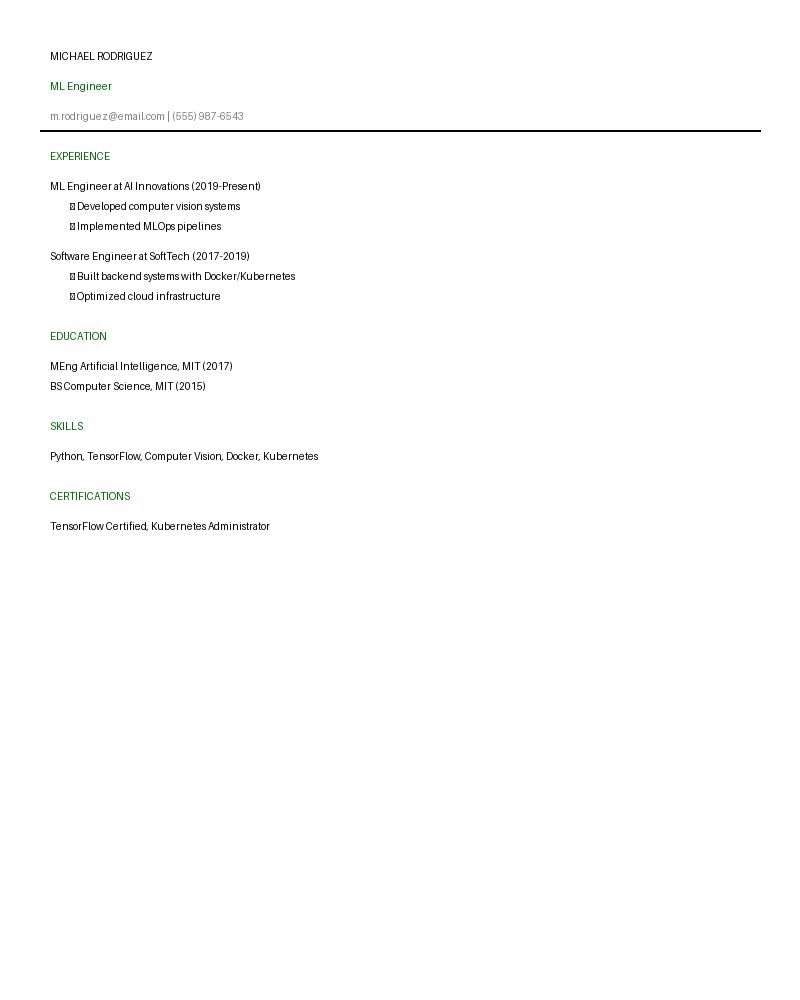
#> input picture resume_images/michael_resume.jpg, 800 x 1000 px, found by its file name; its folder holds only this picture in this run
$ jupyter execute --allow-errors resume_shortlister_multimodal.ipynb   (shell and % lines are left out)
#> lines starting #> are read from the running program, lines starting #| are printed output that depends on the picture
[cell 1]
import json
import requests
import base64
import os
from typing import List, Dict, Any
from langchain_community.vectorstores import FAISS
from langchain_community.embeddings import HuggingFaceEmbeddings
from langchain.text_splitter import RecursiveCharacterTextSplitter
from PIL import Image, ImageDraw, ImageFont
import io
import cv2
import numpy as np
import matplotlib.pyplot as plt
from IPython.display import display, HTML

[cell 2]
# Set up image directory - use your actual resume images here
IMAGE_DIR = "/Users/siddharthshailendra/Resume_Shortlister_using_llm_basic/resume_images"
os.makedirs(IMAGE_DIR, exist_ok=True)

[cell 3]
# Multimodal LLM class that can handle both text and images
class MultimodalOllama:
    def __init__(self, model_name="llava:latest"):
        self.model_name = model_name
        self.base_url = "http://localhost:11434"

    # [43 lines left out: function invoke, not called in this run]

[cell 4]
# Function to get the best available multimodal model
def get_best_multimodal_model():
    try:
        response = requests.get("http://localhost:11434/api/tags", timeout=10)
        if response.status_code == 200:
            models = response.json().get('models', [])
            available_models = [model['name'] for model in models]
            print("Available models:", available_models)

            # Prioritize multimodal models
            multimodal_models = ['llava:latest', 'bakllava:latest', 'moondream:latest']
            lightweight_models = ['phi3:mini', 'gemma2:2b', 'qwen2:0.5b']

            for model in multimodal_models:
                if model in available_models:
                    print(f"✅ Using {model} (multimodal)")
                    return model, True

            # Fallback to lightweight models if no multimodal available
            for model in lightweight_models:
                if model in available_models:
                    print(f"⚠️ Using {model} (text-only, no image support)")
                    return model, False

            if available_models:
                print(f"⚠️ Using {available_models[0]} (fallback)")
                return available_models[0], False

        return None, False
    except:
        return None, False

#> (a cell that did not finish here is left out)

#> (a cell that did not finish here is left out)

[cell 7]
# Function to create realistic resume images
def create_realistic_resume_images():
    """Create realistic-looking resume images for demonstration"""

    # Sarah Chen's resume
    def create_sarah_resume():
        img = Image.new('RGB', (800, 1000), color='white')
#> img: PIL image 800x1000 RGB; every value is 255
        draw = ImageDraw.Draw(img)

        # Try to use a nice font, fallback to default
        try:
            title_font = ImageFont.truetype("arial.ttf", 24)
            header_font = ImageFont.truetype("arial.ttf", 18)
            text_font = ImageFont.truetype("arial.ttf", 12)
        except:
            title_font = ImageFont.load_default()
            header_font = ImageFont.load_default()
            text_font = ImageFont.load_default()

        # Header
        draw.text((50, 50), "SARAH CHEN", fill='black', font=title_font)
        draw.text((50, 80), "Senior Data Scientist", fill='darkblue', font=header_font)
        draw.text((50, 110), "sarah.chen@email.com | (555) 123-4567 | San Francisco, CA", fill='gray', font=text_font)
        draw.text((50, 130), "LinkedIn: linkedin.com/in/sarahchen | GitHub: github.com/sarahchen", fill='gray', font=text_font)
        draw.line([(40, 150), (760, 150)], fill='black', width=2)

        # Summary
        draw.text((50, 170), "SUMMARY", fill='darkblue', font=header_font)
        draw.text((50, 195), "Experienced Data Scientist with 5+ years in machine learning and NLP. ", fill='black', font=text_font)
        draw.text((50, 215), "Specialized in building predictive models and leading ML projects.", fill='black', font=text_font)

        # Experience
        draw.text((50, 245), "EXPERIENCE", fill='darkblue', font=header_font)
        draw.text((50, 270), "Senior Data Scientist at TechCorp (2020-Present)", fill='black', font=text_font)
        draw.text((70, 290), "• Led machine learning projects and developed NLP models for text classification", fill='black', font=text_font)
        draw.text((70, 310), "• Built recommendation systems using deep learning techniques", fill='black', font=text_font)
        draw.text((70, 330), "• Reduced processing time by 40% through model optimization", fill='black', font=text_font)

        draw.text((50, 360), "Data Scientist at DataWorks (2018-2020)", fill='black', font=text_font)
        draw.text((70, 380), "• Developed predictive models for business analytics and customer segmentation", fill='black', font=text_font)
        draw.text((70, 400), "• Optimized data processing pipelines using Apache Spark", fill='black', font=text_font)
        draw.text((70, 420), "• Created data visualizations and dashboards for stakeholders", fill='black', font=text_font)

        # Education
        draw.text((50, 460), "EDUCATION", fill='darkblue', font=header_font)
        draw.text((50, 485), "MS Computer Science, Stanford University (2018)", fill='black', font=text_font)
        draw.text((50, 505), "BS Mathematics, UC Berkeley (2016)", fill='black', font=text_font)

        # Skills
        draw.text((50, 545), "SKILLS", fill='darkblue', font=header_font)
        draw.text((50, 570), "Programming: Python, R, SQL, Java", fill='black', font=text_font)
        draw.text((50, 590), "ML Frameworks: TensorFlow, PyTorch, Scikit-learn", fill='black', font=text_font)
        draw.text((50, 610), "Tools: Git, Docker, AWS, Spark, Hadoop", fill='black', font=text_font)
        draw.text((50, 630), "Domain: NLP, Computer Vision, Predictive Modeling", fill='black', font=text_font)

        # Certifications
        draw.text((50, 670), "CERTIFICATIONS", fill='darkblue', font=header_font)
        draw.text((50, 695), "AWS Certified Machine Learning Specialist (2021)", fill='black', font=text_font)
        draw.text((50, 715), "Google Cloud Professional Data Engineer (2020)", fill='black', font=text_font)

        # Projects
        draw.text((50, 755), "PROJECTS", fill='darkblue', font=header_font)
        draw.text((50, 780), "• Customer Churn Prediction: ML model with 92% accuracy", fill='black', font=text_font)
        draw.text((50, 800), "• Sentiment Analysis: NLP pipeline for customer reviews", fill='black', font=text_font)
        draw.text((50, 820), "• Recommendation System: For e-commerce platform", fill='black', font=text_font)

        img.save(os.path.join(IMAGE_DIR, "sarah_resume.jpg"))
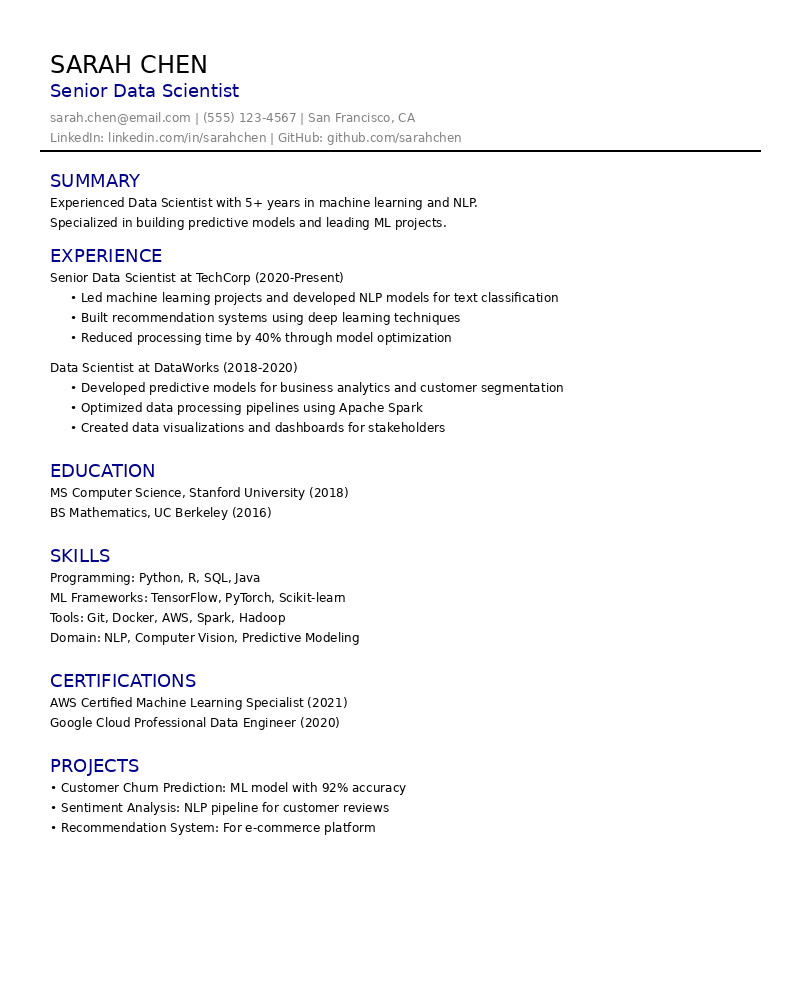
#> saved as sarah_resume.jpg: PIL image 800x1000 RGB; mean R, G, B 247.3, 247.3, 247.9

    # Create all resumes
    create_sarah_resume()

    print("✅ Realistic resume images created!")

# Create the resume images
create_realistic_resume_images()

[cell 8]
def display_image(image_path, title="Resume Image"):
    """Display an image in the notebook"""
    if image_path and os.path.exists(image_path):
        try:
            img = Image.open(image_path)
            plt.figure(figsize=(10, 12))
            plt.imshow(img)
            plt.title(title, fontsize=14)
            plt.axis('off')
            plt.show()
            return True
        except Exception as e:
            print(f"Error displaying image {image_path}: {e}")
            return False
    else:
        print(f"Image not found: {image_path}")
        return False

[cell 9]
display_image(image_path="/Users/siddharthshailendra/Resume_Shortlister_using_llm_basic/resume_images/emily_resume.jpg", title="Resume Image")

[cell 10]
# Function to extract text from resume image using LLM
def extract_text_from_resume(image_path):
    """Use the multimodal LLM to extract text from a resume image"""
    if not os.path.exists(image_path):
        return f"Image not found: {image_path}"

    prompt = """Please extract ALL the text from this resume with high accuracy. Return the complete text exactly as it appears, preserving the structure and formatting. Include every section, bullet point, and detail.

Important: Be extremely thorough and precise in your extraction. Don't summarize or paraphrase - extract the exact text:"""

    response = llm.invoke(prompt, image_path)
    return response

[cell 11]
# Function to parse extracted text into structured data
# [53 lines left out: function parse_extracted_resume_text, not called in this run]

[cell 12]
# Extract text from resume images and create documents
resumes = []
extracted_data = []

print("🔍 Extracting text from resume images...")

[cell 13]
# Process each resume image
resume_files = [f for f in os.listdir(IMAGE_DIR) if f.endswith(('.jpg', '.jpeg', '.png'))]

#> (the rest of this cell did not finish here and is left out)

#> call 2 of display_image, with title = 'Processing: michael_resume.jpg'
#> in display_image, img is the input picture: PIL image 800x1000 RGB; mean R, G, B 252.6, 252.7, 252.6

    # Extract text from the resume image
    print(f"Extracting text from {resume_file}...")
    extracted_text = extract_text_from_resume(image_path)

    # Parse the extracted text
    candidate_name = resume_file.replace('_resume.jpg', '').replace('_', ' ').title()
    resume_data = parse_extracted_resume_text(extracted_text, candidate_name)

    # Store the extracted data
    extracted_data.append({
        "image_path": image_path,
        "extracted_text": extracted_text,
        "parsed_data": resume_data
    })

    # Add to resumes list for vector store
    resumes.append({
        "id": len(resumes) + 1,
        "name": resume_data["name"],
        "email": resume_data["email"],
        "experience": resume_data.get("experience", ""),
        "education": resume_data.get("education", ""),
        "skills": resume_data.get("skills", ""),
        "certifications": resume_data.get("certifications", ""),
        "summary": resume_data.get("summary", ""),
        "projects": resume_data.get("projects", ""),
        "image_path": image_path
    })

    print(f"✅ Extracted data for {candidate_name}")
    print("---")

# Display extracted data
print("\n📋 Extracted Resume Data:")
for i, data in enumerate(extracted_data):
    print(f"\nCandidate {i+1}: {data['parsed_data']['name']}")
    print(f"Email: {data['parsed_data']['email']}")
    print(f"Experience: {data['parsed_data'].get('experience', '')[:100]}...")
    print(f"Skills: {data['parsed_data'].get('skills', '')[:100]}...")

[cell 14]
# Function to create documents for vector store FROM EXTRACTED TEXT
def create_documents_from_extracted_data(resume_data):
    documents = []
    for resume in resume_data:
        # Use the actual extracted text for the vector store
        text = f"{resume['name']} - {resume['email']}. Experience: {resume['experience']} Education: {resume['education']} Skills: {resume['skills']} Certifications: {resume['certifications']} Summary: {resume['summary']} Projects: {resume['projects']}"
        metadata = {
            "id": resume['id'],
            "name": resume['name'],
            "image_path": resume['image_path'],
            "email": resume['email']
        }
        documents.append({"page_content": text, "metadata": metadata})
    return documents

# Create vector store FROM EXTRACTED TEXT
documents = create_documents_from_extracted_data(resumes)

try:
    texts = [doc["page_content"] for doc in documents]
    metadatas = [doc["metadata"] for doc in documents]

    vectorstore = FAISS.from_texts(texts, embeddings, metadatas=metadatas)
    print("✅ FAISS vector store created FROM EXTRACTED TEXT")
except Exception as e:
    print(f"❌ Vector store creation failed: {e}")
    # Fallback to simple retriever
    class SimpleRetriever:
        def get_relevant_documents(self, query):
            query_words = set(query.lower().split())
            results = []
            for doc in documents:
                doc_words = set(doc["page_content"].lower().split())
                score = len(query_words.intersection(doc_words)) / len(query_words.union(doc_words)) if query_words else 0
                results.append((score, doc))
            results.sort(key=lambda x: x[0], reverse=True)
            return [doc for score, doc in results[:3]]

    retriever = SimpleRetriever()
else:
    retriever = vectorstore.as_retriever(search_kwargs={"k": 3})

[cell 15]
# Enhanced shortlisting function that uses EXTRACTED TEXT
def shortlist_candidates(query, specific_candidate=None, image_path=None):
    try:
        # Retrieve relevant candidates BASED ON EXTRACTED TEXT
        if hasattr(retriever, 'get_relevant_documents'):
            if specific_candidate:
                # If a specific candidate is requested, find their document
                docs = [doc for doc in documents if doc["metadata"]["name"].lower() == specific_candidate.lower()]
                if not docs:
                    return f"Candidate {specific_candidate} not found."
            else:
                docs = retriever.get_relevant_documents(query)
